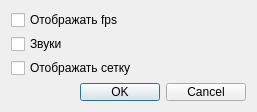
<?xml version="1.0" encoding="UTF-8"?>
<ui version="4.0">
 <class>windowSetting</class>
 <widget class="QDialog" name="windowSetting">
  <property name="geometry">
   <rect>
    <x>0</x>
    <y>0</y>
    <width>257</width>
    <height>112</height>
   </rect>
  </property>
  <property name="sizePolicy">
   <sizepolicy hsizetype="Fixed" vsizetype="Fixed">
    <horstretch>0</horstretch>
    <verstretch>0</verstretch>
   </sizepolicy>
  </property>
  <property name="minimumSize">
   <size>
    <width>257</width>
    <height>89</height>
   </size>
  </property>
  <property name="windowTitle">
   <string>Настройки</string>
  </property>
  <property name="modal">
   <bool>true</bool>
  </property>
  <layout class="QHBoxLayout" name="horizontalLayout">
   <item>
    <layout class="QVBoxLayout" name="verticalLayout">
     <item>
      <widget class="QCheckBox" name="isfpsBox">
       <property name="text">
        <string>Отображать fps</string>
       </property>
      </widget>
     </item>
     <item>
      <widget class="QCheckBox" name="issoundBox">
       <property name="text">
        <string>Звуки</string>
       </property>
      </widget>
     </item>
     <item>
      <widget class="QCheckBox" name="ismatrixBox">
       <property name="text">
        <string>Отображать сетку</string>
       </property>
      </widget>
     </item>
     <item>
      <widget class="QDialogButtonBox" name="buttonBox">
       <property name="orientation">
        <enum>Qt::Horizontal</enum>
       </property>
       <property name="standardButtons">
        <set>QDialogButtonBox::Cancel|QDialogButtonBox::Ok</set>
       </property>
      </widget>
     </item>
    </layout>
   </item>
  </layout>
 </widget>
 <resources/>
 <connections>
  <connection>
   <sender>buttonBox</sender>
   <signal>accepted()</signal>
   <receiver>windowSetting</receiver>
   <slot>accept()</slot>
   <hints>
    <hint type="sourcelabel">
     <x>248</x>
     <y>254</y>
    </hint>
    <hint type="destinationlabel">
     <x>157</x>
     <y>274</y>
    </hint>
   </hints>
  </connection>
  <connection>
   <sender>buttonBox</sender>
   <signal>rejected()</signal>
   <receiver>windowSetting</receiver>
   <slot>reject()</slot>
   <hints>
    <hint type="sourcelabel">
     <x>316</x>
     <y>260</y>
    </hint>
    <hint type="destinationlabel">
     <x>286</x>
     <y>274</y>
    </hint>
   </hints>
  </connection>
 </connections>
</ui>
